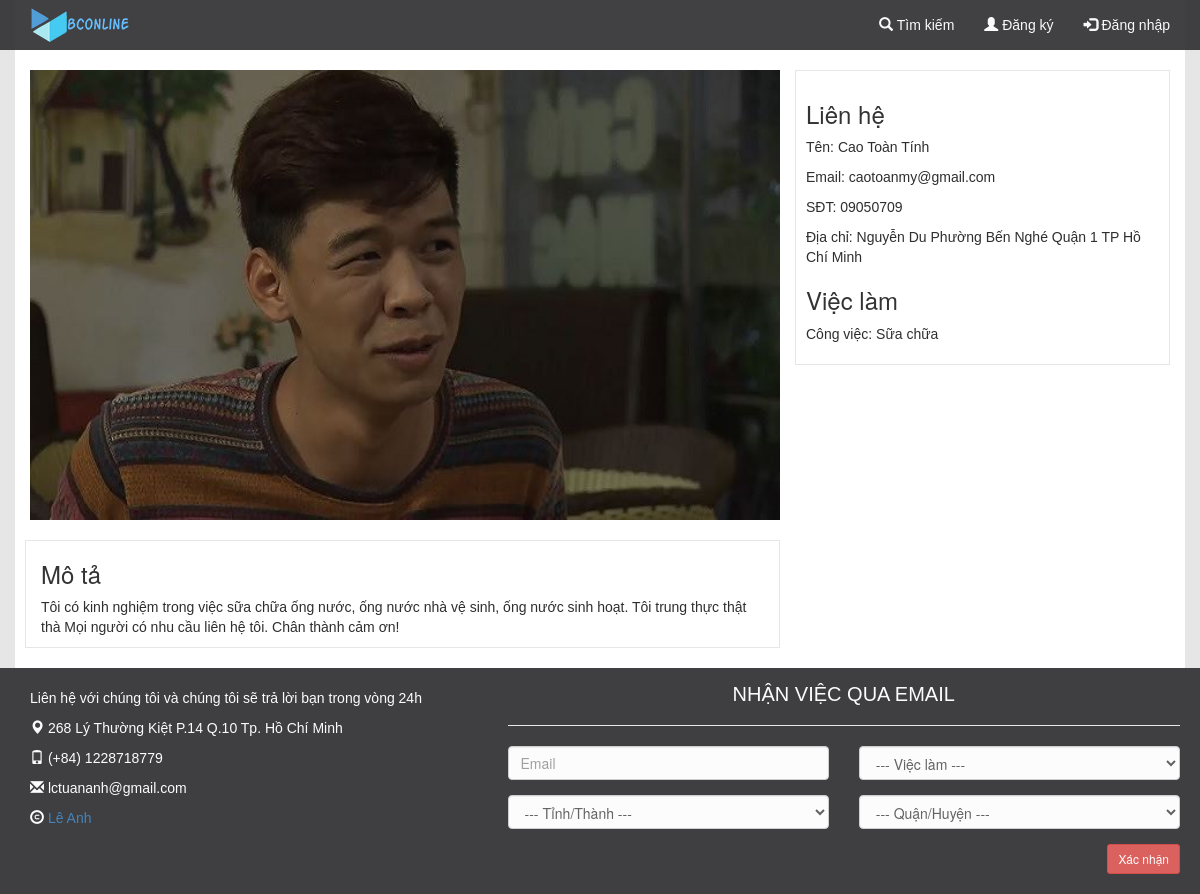
The page /?page=person_subpage&person_id=24 on the database its author committed.
### tables this page shows
CREATE TABLE `profile_jobseekers` (
  `Ma_profile` int(100) NOT NULL,
  `profile_name` varchar(100) NOT NULL,
  `profile_date` date NOT NULL,
  `profile_phone` varchar(100) NOT NULL,
  `fk_job` int(100) NOT NULL,
  `fk_tinh` int(100) NOT NULL,
  `fk_quan` int(100) NOT NULL,
  `fk_phuong` int(100) NOT NULL,
  `fk_duong` int(100) NOT NULL,
  `fk_person` int(100) NOT NULL,
  `profile_mota` text NOT NULL,
  `profile_anh` varchar(200) NOT NULL,
  `profile_check` int(2) NOT NULL
);

CREATE TABLE `person` (
  `MaPer` int(100) NOT NULL,
  `Email` varchar(100) NOT NULL,
  `Pass` varchar(100) NOT NULL,
  `type` int(2) NOT NULL
);

CREATE TABLE `duong` (
  `MaD` int(100) NOT NULL,
  `TenD` text NOT NULL,
  `FK_PX` int(100) NOT NULL,
  `latitude` float NOT NULL,
  `longitude` float NOT NULL
);

CREATE TABLE `phuongxa` (
  `MaPX` int(100) NOT NULL,
  `TenPX` text NOT NULL,
  `FK_QH` int(100) NOT NULL
);

CREATE TABLE `quanhuyen` (
  `MaQH` int(100) NOT NULL,
  `TenQH` text NOT NULL,
  `FK_TT` int(100) NOT NULL
);

CREATE TABLE `tinhthanh` (
  `MaTT` int(100) NOT NULL,
  `TenTT` text NOT NULL
);

CREATE TABLE `job` (
  `Id_Job` int(100) NOT NULL,
  `Name_Job` text NOT NULL
);

### handle/handle_person_subpage.php (called while the page is built)
<?php
  include 'connect/dbconfig.php';
  $p_sub_id = $_GET['person_id'];
  $person_sub_sql = "SELECT * FROM profile_jobseekers, tinhthanh, quanhuyen, phuongxa, duong, person, job
                              WHERE profile_jobseekers.fk_person = person.MaPer
                              AND profile_jobseekers.fk_job = job.Id_Job
                              AND profile_jobseekers.fk_tinh = tinhthanh.MaTT
                              AND profile_jobseekers.fk_quan = quanhuyen.MaQH
                              AND profile_jobseekers.fk_phuong = phuongxa.MaPX
                              AND profile_jobseekers.fk_duong  = duong.MaD
                              AND '$p_sub_id' = profile_jobseekers.Ma_profile";
  $person_sub_result = mysqli_query($conn, $person_sub_sql);
  while ($person_sub_row = mysqli_fetch_array($person_sub_result)) {
    $person_sub_name = $person_sub_row['profile_name'];
    $person_sub_info = $person_sub_row['profile_mota'];
    $person_sub_src = "uploads/".$person_sub_row['profile_anh'];
    $person_sub_email = $person_sub_row['Email'];
    $person_sub_phone = $person_sub_row['profile_phone'];
    $person_sub_job = $person_sub_row['Name_Job'];
    $person_street = $person_sub_row['TenD'];
    $person_ward = $person_sub_row['TenPX'];
    $person_district = $person_sub_row['TenQH'];
    $person_province = $person_sub_row['TenTT'];
  }
 ?>

### layout/function/person_subpage.php (the view, shortened to what this page needs)
<?php include("layout/w_junior/header.php"); ?>
<?php include 'handle/handle_person_subpage.php'; ?>
<div class="container per_sub">
      <div class="row  per_sub_img">
        <div class="col-md-8">
          <?php echo "<img class='person_sub_img' src='$person_sub_src'>";?>
        </div>
        <div class="col-md-4 per_info">
          <h3 class="my-3">Liên hệ</h3>
          <p>Tên: <?php echo $person_sub_name; ?></p>
          <p>Email: <?php echo $person_sub_email; ?></p>
          <p>SĐT: <?php echo $person_sub_phone; ?></p>
          <p>Địa chỉ: <?php echo $person_street.' '. $person_ward.' '. $person_district.' '. $person_province; ?></p>
          <h3 class="my-3">Việc làm</h3>
          <p>Công việc: <?php echo $person_sub_job; ?></p>
        </div>
      </div>
      <div class="row">
        <div class="col-sm-8 per_descrip">
          <h3>Mô tả</h3>
          <p><?php echo $person_sub_info; ?>
          </p>
        </div>
      </div>
    </div>

### css/master.css (style rules this page uses)
p { font-family: arial !important; color: #2E2E2E !important; }

### layout/function/person_subpage.php (style rules this page uses)
.person_sub_img { height: 450px; width: 750px; }
.per_sub { background-color: #fff; }
.per_sub_img { margin-top: 70px; }
.per_info { border: 0.5px solid #e6e6e6; width: 375px; padding: 10px; }
body { background-color: #E6e6e6; }
.per_descrip { margin-top: 20px; margin-bottom: 20px; border: 0.5px solid #e6e6e6; width: 755px; margin-left: 10px; }

### rows shown on the page
profile_jobseekers: profile_anh (picture), profile_name "Cao Toàn Tính", fk_person.Email "caotoanmy@gmail.com", profile_phone "09050709", fk_duong.TenD "Nguyễn Du", fk_phuong.TenPX "Phường Bến Nghé", fk_quan.TenQH "Quận 1", fk_tinh.TenTT "TP Hồ Chí Minh", fk_job.Name_Job "Sữa chữa", profile_mota "Tôi có kinh nghiệm trong việc sữa chữa ống nước, ống nước nhà vệ sinh, ống nước sinh hoạt. Tôi trung thực thật thà Mọi người có nhu cầu liên hệ tôi. Chân thành cảm ơn!"
